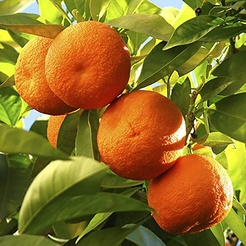
%> input picture Assignment 3/img1.jpg, 246 x 246 px, shrunk from 500 x 500 before the run
$ octave A3_2152049.m   (GNU Octave 9; MATLAB toolbox functions it lacks are replaced by stand-ins)
%> lines starting %> are read from the running program, lines starting %| are printed output that depends on the picture; in (x1, y1, x2, y2) boxes, pixels count from 0 and x2, y2 are one past the last pixel; in counts of white or black regions, pixels touching at a corner belong together; the program's own positions count from 1
clear all; clc;

img1 = imread('img1.jpg');  % taking image
%> img1 is the input picture: size 246x246x3 uint8; mean R, G, B 139.4, 111.9, 38.6

greenimg1 = img1(:,:,2); % taking the green part of the rgb image
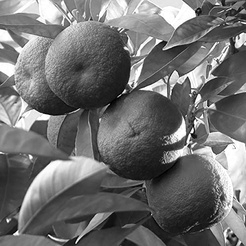
%> greenimg1: size 246x246 uint8; min 0, max 255, mean 111.9
green0img1 = img1 - greenimg1; % subtracting green part or the image from image itself
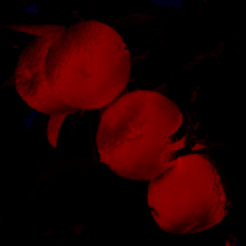
%> green0img1: size 246x246x3 uint8; mean R, G, B 34.2, 0, 0.2

gry = rgb2gray(green0img1); % turning resulting image to gray value image
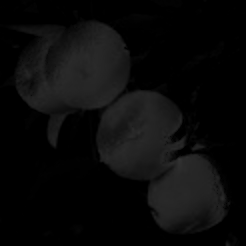
%> gry: size 246x246 uint8; min 0, max 52, mean 10.2

binaryImg = gray2binary(gry,10); % turning gray value image to binary image with threshold value of 10

figure;
subplot(1,4,1);imshow(img1); title('original image');
subplot(1,4,2);imshow(green0img1);title('green extracted image');
subplot(1,4,3);imshow(gry);title('gray image');
subplot(1,4,4);imshow(binaryImg);title('binary image');

strcElem = strel('sphere',3); % creating a sphere structure element with radius 3

% [265 lines not run here, left out]
function img2 = gray2binary(img1,val)
%> called with val = 10

[row,column] = size(img1);
%> row = 246; column = 246
img2 = img1;

for i=1:row
    for j=1:column
        pixel = img1(i,j);
        if pixel <= val
            img2(i,j) = 0;
        else
            img2(i,j) = 255;
        end
    end
end
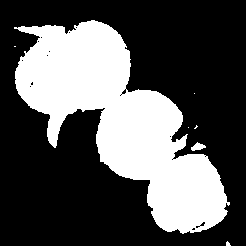
%> img2: size 246x246 uint8; 33.2% white; 7 white regions (5 under 20 px), largest, box (x1, y1, x2, y2) and area: (14, 20, 230, 234) 19997, (191, 142, 206, 151) 77
%> the run ends on the next line


end
